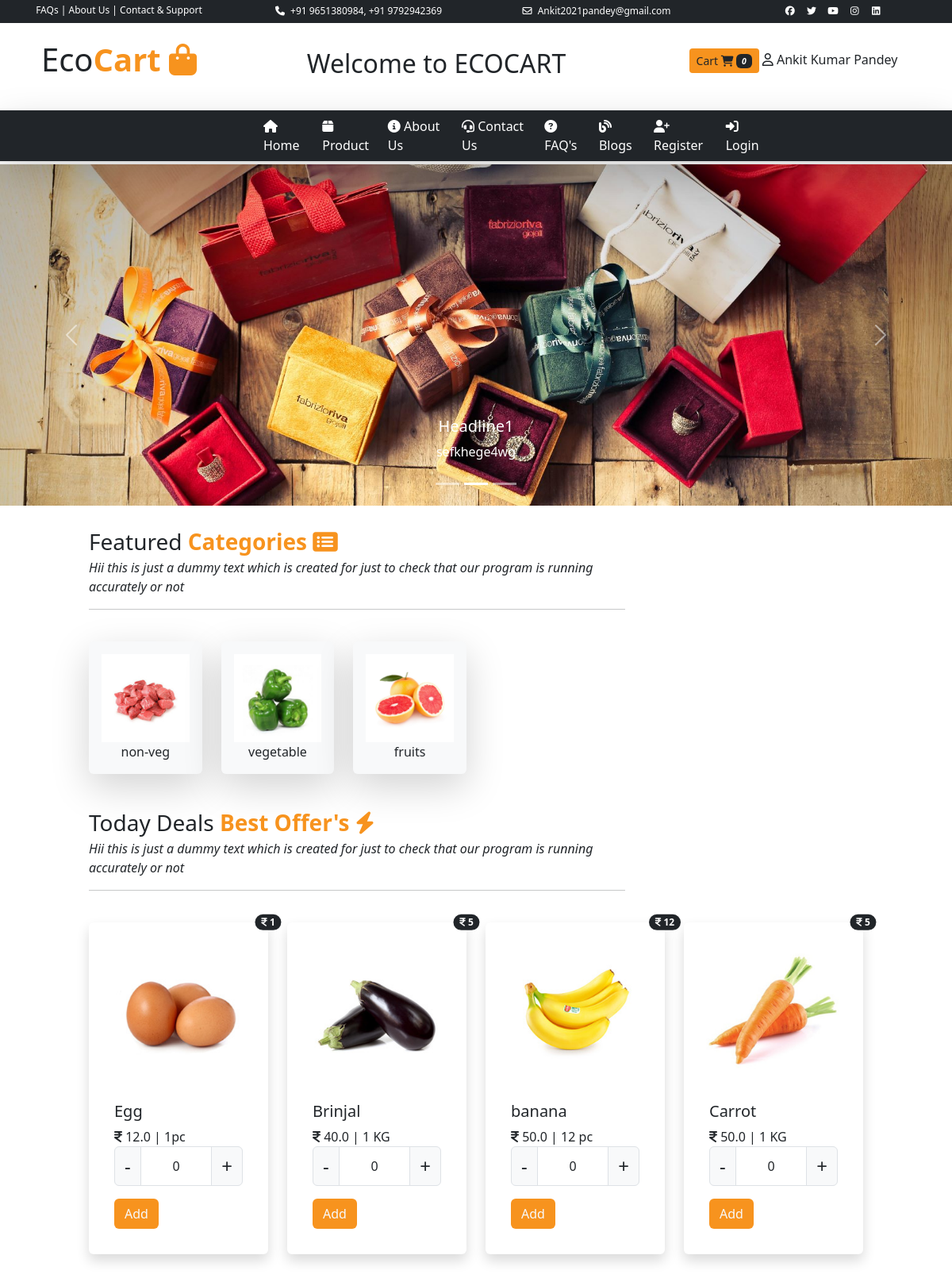
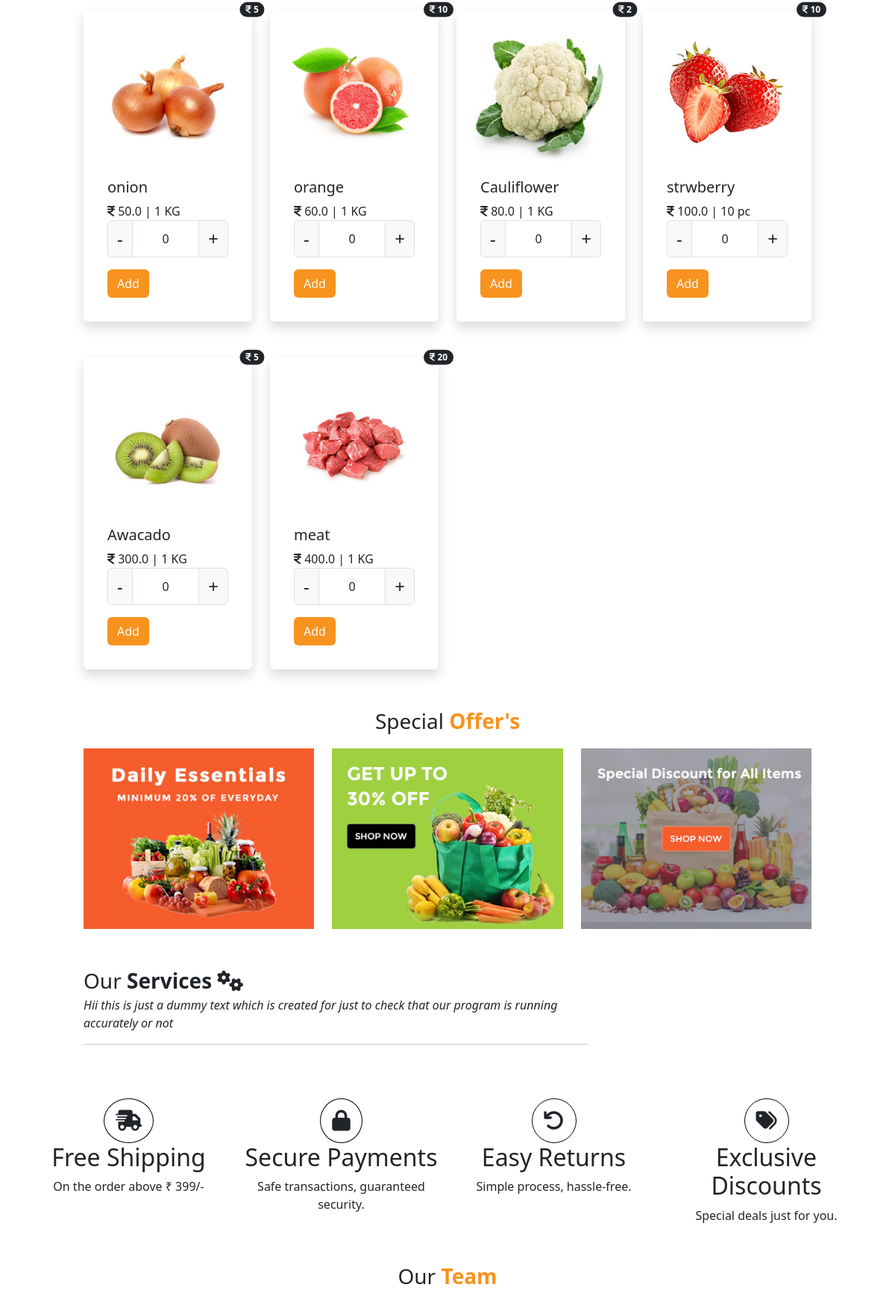
The page / (upper part) on the database its author committed (2 pictures, top to bottom).
### user/models.py (models this page shows, shortened)
class tbl_slider(models.Model):
    slider_picture=models.ImageField(upload_to='static/slider/',null=True)
    title=models.CharField(max_length=200,null=True)
    description=models.TextField(null=True)

class tbl_category(models.Model):
    product_category=models.CharField(max_length=30,null=True)
    category_picture=models.ImageField(upload_to='static/category/',null=True)

class tbl_product(models.Model):
    product_name=models.CharField(max_length=100,null=True)
    category=models.ForeignKey(tbl_category,on_delete=models.CASCADE)
    price=models.FloatField(null=True)
    discount=models.IntegerField(null=True)
    quantity=models.CharField(max_length=20,null=True)
    product_image=models.ImageField(upload_to='static/product/',null=True)

### user/views.py (the view)
# urls.py: path('',views.index),
def index(request):
    data=tbl_category.objects.all().order_by('-id')
    pdata=tbl_product.objects.all().order_by('price')
    sdata=tbl_slider.objects.all().order_by('-id')[0:3]
    md={"cdata":data,"productdata":pdata,"sliderdata":sdata}
    return render(request,'index.html',md)

### templates/index.html (shortened to what this page needs)
{% extends 'base.html' %}
{% load static %}
{% block childpage %}
<div class="row slider">
    <div class="col-sm-12 p-0">
        <div id="carouselExampleCaptions" class="carousel slide carousel-fade" data-bs-ride="carousel" data-bs-interval="2000" >
  <div class="carousel-indicators">
    <button type="button" data-bs-target="#carouselExampleCaptions" data-bs-slide-to="0" class="active" aria-current="true" aria-label="Slide 1"></button>
    <button type="button" data-bs-target="#carouselExampleCaptions" data-bs-slide-to="1" aria-label="Slide 2"></button>
    <button type="button" data-bs-target="#carouselExampleCaptions" data-bs-slide-to="2" aria-label="Slide 3"></button>
     </div>
  <div class="carousel-inner">
      {% for i in sliderdata %}
    <div class="carousel-item active">
      <img src="../{{i.slider_picture}}" style="max-height:500px;" class="d-block w-100" alt="...">
      <div class="carousel-caption d-none d-md-block">
        <h5>{{i.title}}</h5>
        <p>{{i.description}}</p>
      </div>
    </div>
      {% endfor %}
  </div>
  <button class="carousel-control-prev" type="button" data-bs-target="#carouselExampleCaptions" data-bs-slide="prev">
    <span class="carousel-control-prev-icon" aria-hidden="true"></span>
  </button>
  <button class="carousel-control-next" type="button" data-bs-target="#carouselExampleCaptions" data-bs-slide="next">
    <span class="carousel-control-next-icon" aria-hidden="true"></span>
  </button>
</div>
    </div>
</div>
<div class="row mb-2 mt-4">
    <div class="col-sm-1"></div>
    <div class="col-sm-7 ">
        <p class="fs-3 m-0 p-0 ">Featured <b class="txt-colororange">Categories <i class="fa-solid fa-list-alt"></i></b></p>
        <i>Hii this is just a dummy text which is
        created for just to check that our program is running accurately or not</i>
        <hr/>
    </div>
</div>
<div class="row category pt-3">
<div class="col-sm-1"></div>
<div class="col-sm-10">
    <div class="row ">
            {% for x in cdata %}
        <div class="col-sm-2 text-center">
        <p  class="shadow-lg p-3 mb-3 bg-body-tertiary rounded product tran">
            <img src="../{{x.category_picture}}" style="max-height:150px;" class="img-fluid"/>
            <br/>
            <a href="/product?pid={{x.id}}" style="text-decoration:none;" class="text-dark">{{ x.product_category}}</a>
        </p>
        </div>
            {% endfor %}
    </div>
</div>
<div class="col-sm-1"></div>
</div>
<div class="row mb-2 mt-4">
    <div class="col-sm-1"></div>
    <div class="col-sm-7 ">
        <p class="fs-3 m-0 p-0 ">Today Deals <b class="txt-colororange">Best Offer's <i class="fa-solid fa-bolt"></i></b></p>
        <i>Hii this is just a dummy text which is
        created for just to check that our program is running accurately or not</i>
        <hr/>
    </div>
</div>
<div class="row maxdiscount">
   <div class="col-sm-1"></div>
   <div class="col-sm-10 ">
       <div class="row pt-3">
           {% for i in productdata %}
           <div class="col-sm-3">
               <div class="card border-0 shadow p-3 mb-5  rounded offers tran" >
                   <span class="position-absolute top-0 start-100 translate-middle badge rounded-pill bg-dark"> <i class="fa-solid fa-indian-rupee-sign"></i> {{i.discount}} <span class="visually-hidden">unread messages</span></span>
  <img src="../{{i.product_image}}" class="card-img-top" alt="...">
  <div class="card-body">
    <h5 class="card-title">{{i.product_name}}</h5>
    <p class="card-text p-0 m-0">
        <i class="fa-solid fa-indian-rupee-sign"></i>
        <span>{{i.price}}</span> | {{i.quantity}}
      <form action="/cart/">
      <div class="input-group">
      <b class="input-group-text fs-4 " onclick="cminus{{i.id}}()">-</b>
        <input type="text"  value="0" name="pquantity" readonly class="form-control text-center " id="carttxt{{i.id}}"/>
      <b class="input-group-text fs-4" onclick="cplus{{i.id}}()">+</b>
  </div>
    </p>
    <input type="submit" value="Add" class="btn bg-colororange text-light"/>
  </div>
</div>
           </div>
{% endfor %}
       </div>
   </div>
   <div class="col-sm-1"></div>
</div>
<div class="row offer">
    <div class="col-sm-10 mx-auto">
        <div class="row text-center pb-3">
            <div class="col-sm-12 fs-3 ">
               <span>Special <b class="txt-colororange">Offer's</b></span>
            </div>
        </div>
        <div class="row pb-3" >
            <div class="col-sm-4 pb-2 text-center">
                <img src="{% static 'images/offer/offer-1.jpg' %}" class="img-fluid  "/>
            </div>
            <div class="col-sm-4 pb-2 text-center">
                <img src="{% static 'images/offer/offer-2.jpg' %}" class="img-fluid"/>
            </div>
            <div class="col-sm-4 pb-2 text-center">
                <img src="{% static 'images/offer/offer-3.jpg' %}" class="img-fluid"/>
            </div>
        </div>
    </div>
</div>
<div class="row mb-2 mt-4">
    <div class="col-sm-1"></div>
    <div class="col-sm-7 ">
        <p class="fs-3 m-0 p-0 ">Our <b class="txt-orange">Services <i class="fa-solid fa-cogs"></i></b></p>
        <i>Hii this is just a dummy text which is
        created for just to check that our program is running accurately or not</i>
        <hr/>
    </div>
</div>
<div class="container">
    <div class="row  ">
        <div class="col-sm-3 text-center my-5">
            <i class="fa-solid fa-truck-fast fs-3 ic "></i>
            <h2>Free Shipping</h2>
            <span>On the order above ₹ 399/-</span>
        </div>
<div class="col-sm-3 text-center my-5">
            <i class="fa-solid fa-lock fs-3 ic "></i>
            <h2>Secure Payments</h2>
            <span>Safe transactions, guaranteed security.</span>
        </div>
        <div class="col-sm-3 text-center my-5">
            <i class="fa-solid fa-undo fs-3 ic "></i>
            <h2>Easy Returns</h2>
            <span>Simple process, hassle-free.</span>
        </div>
        <div class="col-sm-3 text-center my-5">
            <i class="fa-solid fa-tags fs-3 ic "></i>
            <h2>Exclusive Discounts</h2>
            <span> Special deals just for you.</span>
        </div>
    </div>
</div>
<div class="row team ">
    <div class="text-center fs-3 ">Our  <b class="txt-colororange">Team</b></div>
    <div class="col-sm-3">
    </div>
    <div class="col-sm-3">
    </div>
    <div class="col-sm-3">
    </div>
    <div class="col-sm-3">
    </div>
</div>
{% endblock %}

### templates/base.html (style rules this page uses)
.bg-colororange { background:#f7931e !important; }
.txt-colororange { color:#f7931e !important;; }
.tran { transition:all .3s; }

### templates/index.html (style rules this page uses)
.ic { border-radius:50%; border:1px solid black; padding:15px; }

### rows shown on the page
tbl_slider: slider_picture (picture), title "Headline1", description "sefkhege4wg"
tbl_category: category_picture (picture), product_category "non-veg"
tbl_category: category_picture (picture), product_category "vegetable"
tbl_category: category_picture (picture), product_category "fruits"
tbl_product: discount "1", product_image (picture), product_name "Egg", price "12.0", quantity "1pc"
tbl_product: discount "5", product_image (picture), product_name "Brinjal", price "40.0", quantity "1 KG"
tbl_product: discount "12", product_image (picture), product_name "banana", price "50.0", quantity "12 pc"
tbl_product: discount "5", product_image (picture), product_name "Carrot", price "50.0", quantity "1 KG"
tbl_product: discount "5", product_image (picture), product_name "onion", price "50.0", quantity "1 KG"
tbl_product: discount "10", product_image (picture), product_name "orange", price "60.0", quantity "1 KG"
tbl_product: discount "2", product_image (picture), product_name "Cauliflower", price "80.0", quantity "1 KG"
tbl_product: discount "10", product_image (picture), product_name "strwberry", price "100.0", quantity "10 pc"
tbl_product: discount "5", product_image (picture), product_name "Awacado", price "300.0", quantity "1 KG"
tbl_product: discount "20", product_image (picture), product_name "meat", price "400.0", quantity "1 KG"
